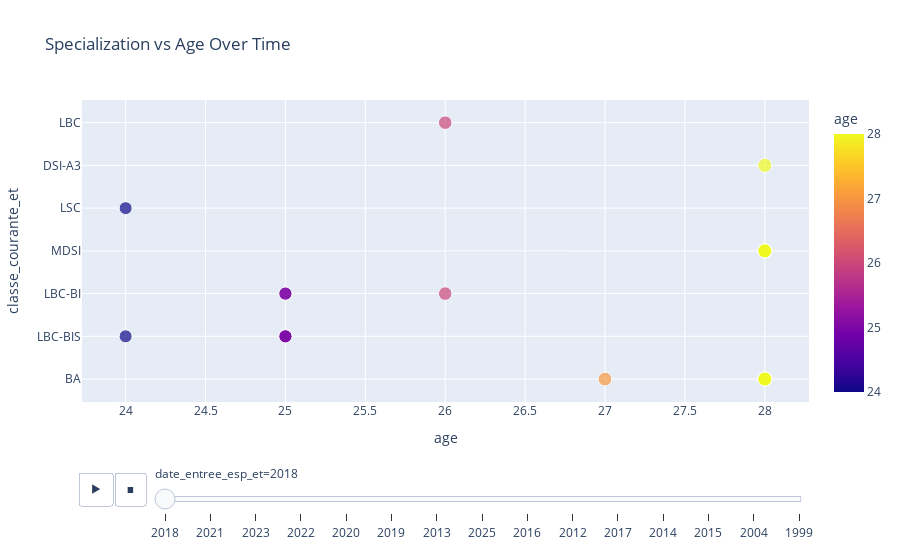

The code cell stored with this chart in its notebook:
### Markdown cell above
#### Bivariate distributions

### Code cell
# scatter of  x=age y=lib_specialite_esp_et with animation over the time 
fig = px.scatter(df_copy, x='age', y='classe_courante_et',size='age',size_max=13, animation_frame='date_entree_esp_et',color='age',hover_name='date_entree_esp_et',
                 title='Specialization vs Age Over Time')
fig.show()

### Figure 1 — Plotly figure (JSON) as saved in the notebook; plotly's stock layout.template omitted (floating-point values rounded to 4 significant figures)
{"data": [{"hovertemplate": "<b>%{hovertext}</b><br><br>date_entree_esp_et=2018<br>age=%{marker.color}<br>classe_courante_et=%{y}<extra></extra>", "hovertext": [2018, 2018, 2018, 2018, 2018, 2018, 2018, 2018, 2018, 2018, 2018, 2018, 2018, 2018, 2018, 2018, 2018, 2018, 2018, 2018], "legendgroup": "", "marker": {"color": [28, 25, 28, 25, 25, 26, 28, 24, 24, 25, 25, 28, 28, 28, 28, 27, 28, 28, 28, 26], "coloraxis": "coloraxis", "size": [28, 25, 28, 25, 25, 26, 28, 24, 24, 25, 25, 28, 28, 28, 28, 27, 28, 28, 28, 26], "sizemode": "area", "sizeref": 0.284, "symbol": "circle"}, "mode": "markers", "name": "", "orientation": "h", "showlegend": false, "type": "scatter", "x": [28, 25, 28, 25, 25, 26, 28, 24, 24, 25, 25, 28, 28, 28, 28, 27, 28, 28, 28, 26], "xaxis": "x", "y": ["BA", "LBC-BIS", "BA", "LBC-BIS", "LBC-BI", "LBC-BI", "MDSI", "LBC-BIS", "LSC", "LBC-BIS", "LBC-BI", "MDSI", "DSI-A3", "MDSI", "BA", "BA", "MDSI", "MDSI", "BA", "LBC"], "yaxis": "y"}], "layout": {"coloraxis": {"colorbar": {"title": {"text": "age"}}, "colorscale": [[0, "#0d0887"], [0.1111, "#46039f"], [0.2222, "#7201a8"], [0.3333, "#9c179e"], [0.4444, "#bd3786"], [0.5556, "#d8576b"], [0.6667, "#ed7953"], [0.7778, "#fb9f3a"], [0.8889, "#fdca26"], [1, "#f0f921"]]}, "legend": {"itemsizing": "constant", "tracegroupgap": 0}, "sliders": [{"active": 0, "currentvalue": {"prefix": "date_entree_esp_et="}, "len": 0.9, "pad": {"b": 10, "t": 60}, "steps": [{"args": [["2018"], {"frame": {"duration": 0, "redraw": false}, "fromcurrent": true, "mode": "immediate", "transition": {"duration": 0, "easing": "linear"}}], "label": "2018", "method": "animate"}, {"args": [["2021"], {"frame": {"duration": 0, "redraw": false}, "fromcurrent": true, "mode": "immediate", "transition": {"duration": 0, "easing": "linear"}}], "label": "2021", "method": "animate"}, {"args": [["2023"], {"frame": {"duration": 0, "redraw": false}, "fromcurrent": true, "mode": "immediate", "transition": {"duration": 0, "easing": "linear"}}], "label": "2023", "method": "animate"}, {"args": [["2022"], {"frame": {"duration": 0, "redraw": false}, "fromcurrent": true, "mode": "immediate", "transition": {"duration": 0, "easing": "linear"}}], "label": "2022", "method": "animate"}, {"args": [["2020"], {"frame": {"duration": 0, "redraw": false}, "fromcurrent": true, "mode": "immediate", "transition": {"duration": 0, "easing": "linear"}}], "label": "2020", "method": "animate"}, {"args": [["2019"], {"frame": {"duration": 0, "redraw": false}, "fromcurrent": true, "mode": "immediate", "transition": {"duration": 0, "easing": "linear"}}], "label": "2019", "method": "animate"}, {"args": [["2013"], {"frame": {"duration": 0, "redraw": false}, "fromcurrent": true, "mode": "immediate", "transition": {"duration": 0, "easing": "linear"}}], "label": "2013", "method": "animate"}, {"args": [["2025"], {"frame": {"duration": 0, "redraw": false}, "fromcurrent": true, "mode": "immediate", "transition": {"duration": 0, "easing": "linear"}}], "label": "2025", "method": "animate"}, {"args": [["2016"], {"frame": {"duration": 0, "redraw": false}, "fromcurrent": true, "mode": "immediate", "transition": {"duration": 0, "easing": "linear"}}], "label": "2016", "method": "animate"}, {"args": [["2012"], {"frame": {"duration": 0, "redraw": false}, "fromcurrent": true, "mode": "immediate", "transition": {"duration": 0, "easing": "linear"}}], "label": "2012", "method": "animate"}, {"args": [["2017"], {"frame": {"duration": 0, "redraw": false}, "fromcurrent": true, "mode": "immediate", "transition": {"duration": 0, "easing": "linear"}}], "label": "2017", "method": "animate"}, {"args": [["2014"], {"frame": {"duration": 0, "redraw": false}, "fromcurrent": true, "mode": "immediate", "transition": {"duration": 0, "easing": "linear"}}], "label": "2014", "method": "animate"}, {"args": [["2015"], {"frame": {"duration": 0, "redraw": false}, "fromcurrent": true, "mode": "immediate", "transition": {"duration": 0, "easing": "linear"}}], "label": "2015", "method": "animate"}, {"args": [["2004"], {"frame": {"duration": 0, "redraw": false}, "fromcurrent": true, "mode": "immediate", "transition": {"duration": 0, "easing": "linear"}}], "label": "2004", "method": "animate"}, {"args": [["1999"], {"frame": {"duration": 0, "redraw": false}, "fromcurrent": true, "mode": "immediate", "transition": {"duration": 0, "easing": "linear"}}], "label": "1999", "method": "animate"}], "x": 0.1, "xanchor": "left", "y": 0, "yanchor": "top"}], "title": {"text": "Specialization vs Age Over Time"}, "updatemenus": [{"buttons": [{"args": [null, {"frame": {"duration": 500, "redraw": false}, "fromcurrent": true, "mode": "immediate", "transition": {"duration": 500, "easing": "linear"}}], "label": "&#9654;", "method": "animate"}, {"args": [[null], {"frame": {"duration": 0, "redraw": false}, "fromcurrent": true, "mode": "immediate", "transition": {"duration": 0, "easing": "linear"}}], "label": "&#9724;", "method": "animate"}], "direction": "left", "pad": {"r": 10, "t": 70}, "showactive": false, "type": "buttons", "x": 0.1, "xanchor": "right", "y": 0, "yanchor": "top"}], "xaxis": {"anchor": "y", "domain": [0, 1], "title": {"text": "age"}}, "yaxis": {"anchor": "x", "domain": [0, 1], "title": {"text": "classe_courante_et"}}}}
